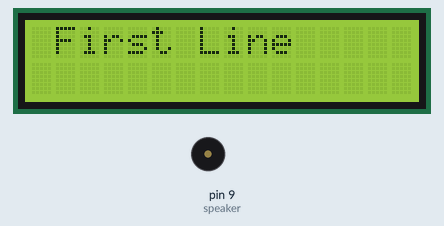
This sketch was run on a simulated Arduino Uno, built with avr-gcc and run on an emulated ATmega328P. Shown: 16×2 character LCD, buzzer (waves = sounding).

Above: at 0.1 s.
At 1.1 s:
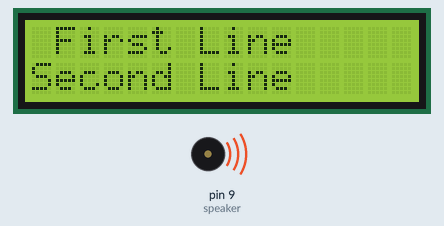
Timing chart, 0 to 130.0 s (numbered marks = the images above):
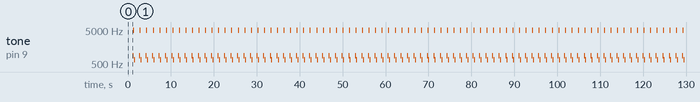

Measured:
- by itself, tone on pin 9 (speaker): repeats every 1.5 s: silent 0.02 s, 4978 Hz 0.15 s, silent 0.02 s, 659 Hz 0.15 s, silent 1.0 s, 880 Hz 0.15 s

The sketch:

LCD.ino
```cpp
#include <Wire.h>
#include <LiquidCrystal_I2C.h>
//I2C pins declaration
LiquidCrystal_I2C lcd(0x27, 2, 1, 0, 4, 5, 6, 7, 3, POSITIVE);
//define tones
// https://github.com/tsukisan/Arduino/blob/master/WiiClassicSoundboard/Notes.h
// #define NOTE_B0 31
// #define NOTE_C1 33
// #define NOTE_CS1 35
// #define NOTE_D1 37
// #define NOTE_DS1 39
// #define NOTE_E1 41

//define tones
#define NOTE_B0 31
#define NOTE_C1 33
#define NOTE_CS1 35
#define NOTE_D1 37
#define NOTE_DS1 39
#define NOTE_E1 41
#define NOTE_F1 44
#define NOTE_FS1 46
#define NOTE_G1 49
#define NOTE_GS1 52
#define NOTE_A1 55
#define NOTE_AS1 58
#define NOTE_B1 62
#define NOTE_C2 65
#define NOTE_CS2 69
#define NOTE_D2 73
#define NOTE_DS2 78
#define NOTE_E2 82
#define NOTE_F2 87
#define NOTE_FS2 93
#define NOTE_G2 98
#define NOTE_GS2 104
#define NOTE_A2 110
#define NOTE_AS2 117
#define NOTE_B2 123
#define NOTE_C3 131
#define NOTE_CS3 139
#define NOTE_D3 147
#define NOTE_DS3 156
#define NOTE_E3 165
#define NOTE_F3 175
#define NOTE_FS3 185
#define NOTE_G3 196
#define NOTE_GS3 208
#define NOTE_A3 220
#define NOTE_AS3 233
#define NOTE_B3 247
#define NOTE_C4 262
#define NOTE_CS4 277
#define NOTE_D4 294
#define NOTE_DS4 311
#define NOTE_E4 330
#define NOTE_F4 349
#define NOTE_FS4 370
#define NOTE_G4 392
#define NOTE_GS4 415
#define NOTE_A4 440
#define NOTE_AS4 466
#define NOTE_B4 494
#define NOTE_C5 523
#define NOTE_CS5 554
#define NOTE_D5 587
#define NOTE_DS5 622
#define NOTE_E5 659
#define NOTE_F5 698
#define NOTE_FS5 740
#define NOTE_G5 784
#define NOTE_GS5 831
#define NOTE_A5 880
#define NOTE_AS5 932
#define NOTE_B5 988
#define NOTE_C6 1047
#define NOTE_CS6 1109
#define NOTE_D6 1175
#define NOTE_DS6 1245
#define NOTE_E6 1319
#define NOTE_F6 1397
#define NOTE_FS6 1480
#define NOTE_G6 1568
#define NOTE_GS6 1661
#define NOTE_A6 1760
#define NOTE_AS6 1865
#define NOTE_B6 1976
#define NOTE_C7 2093
#define NOTE_CS7 2217
#define NOTE_D7 2349
#define NOTE_DS7 2489
#define NOTE_E7 2637
#define NOTE_F7 2794
#define NOTE_FS7 2960
#define NOTE_G7 3136
#define NOTE_GS7 3322
#define NOTE_A7 3520
#define NOTE_AS7 3729
#define NOTE_B7 3951
#define NOTE_C8 4186
#define NOTE_CS8 4435
#define NOTE_D8 4699
#define NOTE_DS8 4978
#define REST 0

int tempo = 360;
int wholenote = (60000 * 4) / tempo;
int divider = 0;
int noteDuration = 0;
// define sounds for each command
int pawMelody[] = {
  NOTE_A5,4, NOTE_DS8,4, NOTE_E5,4,
};

int walkMelody[] = {
  NOTE_G4,4, NOTE_A4,4, NOTE_A5,4,
};

int speakMelody[] = {
  NOTE_A6,4, NOTE_G6,4, NOTE_GS6,4, NOTE_DS6,4,
};

// sizeof gives the number of bytes, each int value is composed of two bytes (16 bits)
// there are two values per note (pitch and duration), so for each note there are four bytes
int pawNotes = sizeof(pawMelody) / sizeof(pawMelody[0]) / 2;
int walkNotes = sizeof(walkMelody) / sizeof(walkMelody[0]) / 2;
int speakNotes = sizeof(speakMelody) / sizeof(speakMelody[0]) / 2;
unsigned int speaker = 9; // speaker for telling the user which command they need to do
void setup()
{

lcd.begin(16,2);//Defining 16 columns and 2 rows of lcd display
lcd.backlight();//To Power ON the back light
//lcd.backlight();// To Power OFF the back light

  pinMode(speaker, OUTPUT);
}

void loop()
{
//Write your code
lcd.setCursor(0,0); //Defining positon to write from first row,first column .
lcd.print(" First Line ");
delay(1000);
lcd.setCursor(0,1);  //Defining positon to write from second row,first column .
lcd.print("Second Line");
 for (int thisNote = 0; thisNote < pawNotes * 2; thisNote = thisNote + 2) {
              // calculates the duration of each note
              divider = pawMelody[thisNote + 1];
              if (divider > 0) {
                // regular note, just proceed
                noteDuration = (wholenote) / divider;
              } else if (divider < 0) {
                // dotted notes are represented with negative durations!!
                noteDuration = (wholenote) / abs(divider);
                noteDuration *= 1.5; // increases the duration in half for dotted notes
              }

            tone(speaker, pawMelody[thisNote], noteDuration * 0.9); // Play the single note
            delay(noteDuration);  // Delay for the specified time
            noTone(speaker);  // Silence the note that was playing
          }
lcd.clear();//Clean the screen
}
```
